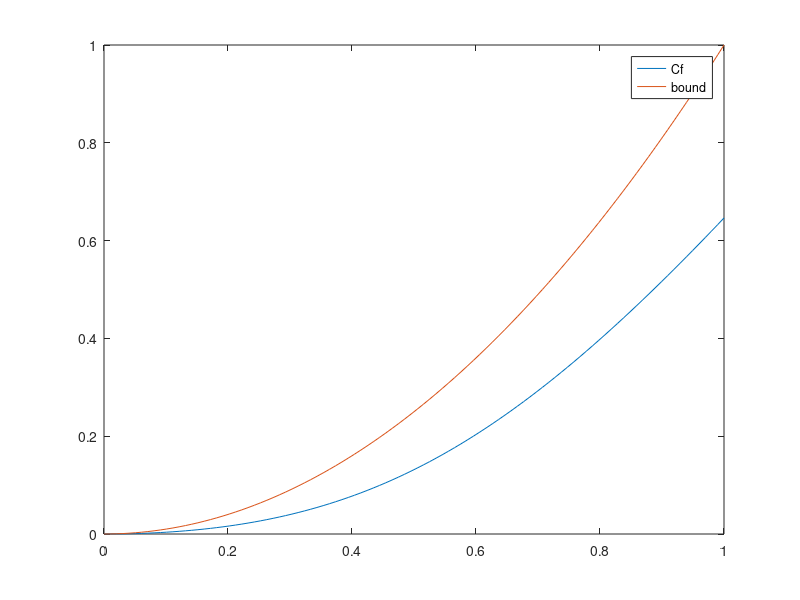

The MATLAB source for this figure:
p = rand(5,1);
Ax = rand(5,1);
As = rand(5,1);
%As = 2*Ax - p;

diam = norm(As - Ax);
p = p/diam;
Ax = Ax/diam;
As = As/diam;


d = (Ax - p) / norm(Ax - p);
Ay = @(a) Ax + a * (As - Ax);

u = @(a) Ay(a) - p;
v = Ax - p;

nsamples = 100;
alphasamp = zeros(nsamples, 1);
exprsamp = zeros(nsamples, 1);

for i=1:nsamples
    %alphasamp(i) = exp(-i/10);
    alphasamp(i) = (i-1)/(nsamples - 1);
    a = alphasamp(i);
    
    norm(u(a) - v) - a
    
    exprsamp(i) = 1/norm(v) * (norm(u(a)) * norm(v) - dot(u(a), v));
end

plot(alphasamp, exprsamp, alphasamp, alphasamp .^ 2)
legend('Cf', 'bound')